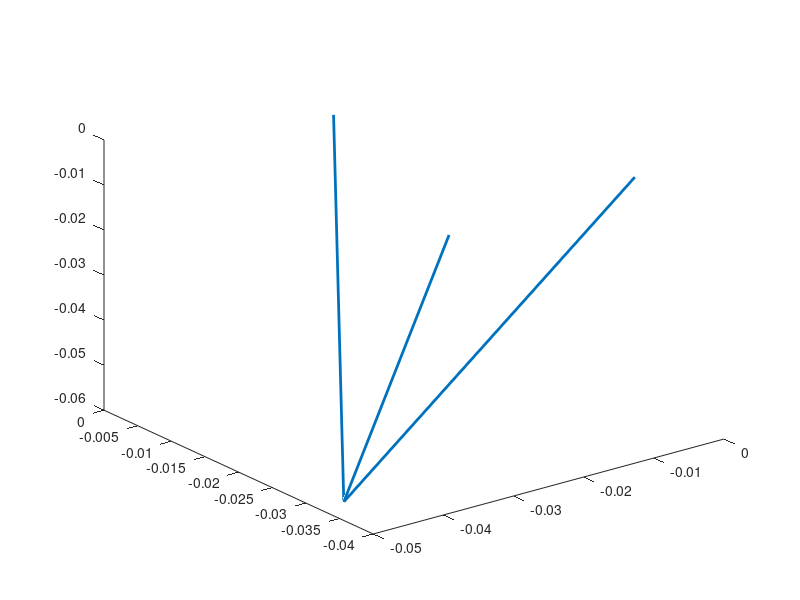

This chart was generated by the following MATLAB code: (Note: this script raises an error after producing the figure.)
% AUTHOR: Kuan-Ting Lee
% DATE: April 2nd 2020
% input
theta_i = [pi/2 pi/2 pi/2 pi/2];
% theta_i = [0 0 0 0];
W_i = [0; 0; 0.2];

% constant
muZero = 4 * pi * power(10,-7);
O = [0; 0; 0];
P_l = 0.156 * cos(pi/6);
P_h = 0.156 * sin(pi/6);
P_i = transpose([P_l 0 P_h; 0 P_l P_h; -P_l 0 P_h; 0 -P_l P_h]);
beta_i = [0 1*pi/2 2*pi/2 3*pi/2];
gamma_i = (pi/3 + pi/2) * [1 1 1 1]; %150 degrees
m_magnitude = 1000;


% for i = 1:4
%     R_i(:,:,i) = rotz(beta_i(i)) * roty(gamma_i(i));
%     m_i(:,i) = R_i(:,:,i) * [cos(theta_i(i)); sin(theta_i(i)); 0];
%     r_i(:,i) = W_i - P_i(:,i);
%     B_i(:,i) = muZero / (4 * pi) * m_magnitude / (norm(r_i(:,i))^3) * (3*(r_i(:,i) * transpose(r_i(:,i))) - eye(3)) * m_i(:,i);    
% end


for n = 1:4
    R_i(:,:,n) = rotz(beta_i(n)) * roty(gamma_i(n));
    m_i(:,n) = R_i(:,:,n) * [cos(theta_i(n)); sin(theta_i(n)); 0];
    
    for i = 1:5
        for j = 1:5
            for k = 1:5
                testpoint_ijk(:,i,j,k) = [-0.03 + 0.01*i; -0.03 + 0.01*j; -0.03 + 0.01*k]; 
                hold on;
%                 plot3(testpoint_ijk(1,i,j,k),testpoint_ijk(2,i,j,k),testpoint_ijk(3,i,j,k),'.');
                view(3);
                r_i(:,i,j,k,n) = testpoint_ijk(:,i,j,k) - P_i(:,n);
                B_i(:,i,j,k,n) = muZero / (4 * pi) * m_magnitude / (norm(r_i(:,i,j,k,n))^3) * (3*(r_i(:,i,j,k,n) * transpose(r_i(:,i,j,k,n)))/norm(r_i(:,i,j,k,n))^2 - eye(3)) * m_i(:,n);
                
                if n == 1
                    B_itotal(:,i,j,k) = B_i(:,i,j,k,n);
                else        
                B_itotal(:,i,j,k) = B_itotal(:,i,j,k) + B_i(:,i,j,k,n);
                end
                
                
                if n == 4
                B_itotal(:,i,j,k) = B_itotal(:,i,j,k)*0.5;
                quiver3(testpoint_ijk(1,i,j,k),testpoint_ijk(2,i,j,k),testpoint_ijk(3,i,j,k),10*B_itotal(1,i,j,k),10*B_itotal(2,i,j,k),10*B_itotal(3,i,j,k),'LineWidth',2,'MaxHeadSize',0.8,'AlignVertexCenters','on');
                xlabel('x (m)');
                ylabel('y (m)');
                zlabel('z (m)');
                view(50,25);
                title('magnetic field simulation, theta = 90','FontSize',16);
                end
            end
        end
    end
    
%     R_i(:,:,n) = rotz(beta_i(n)) * roty(gamma_i(n));
%     m_i(:,n) = R_i(:,:,n) * [cos(theta_i(n)); sin(theta_i(n)); 0];
%     r_i(:,n) = W_i - P_i(:,i);
%     B_i(:,n) = muZero / (4 * pi) * m_magnitude / (norm(r_i(:,i))^3) * (3*(r_i(:,i) * transpose(r_i(:,i))) - eye(3)) * m_i(:,i);
    
    
end
% B = transpose(sum(transpose(B_i)))






